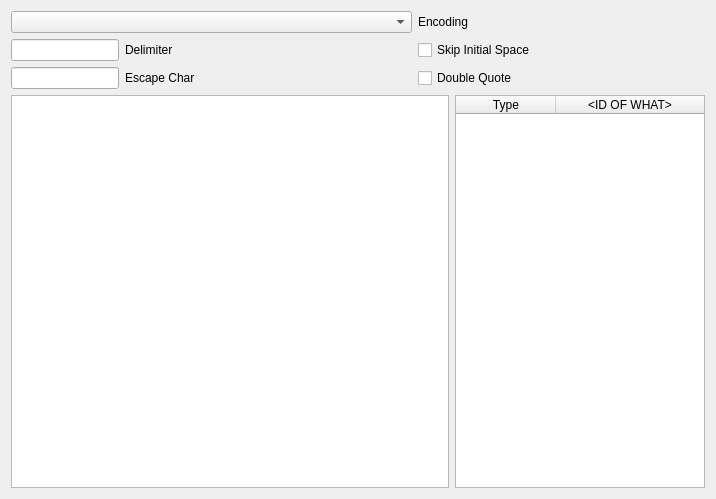
<?xml version="1.0" encoding="UTF-8"?>
<ui version="4.0">
 <class>Frame</class>
 <widget class="QFrame" name="Frame">
  <property name="geometry">
   <rect>
    <x>0</x>
    <y>0</y>
    <width>716</width>
    <height>499</height>
   </rect>
  </property>
  <property name="sizePolicy">
   <sizepolicy hsizetype="Expanding" vsizetype="Expanding">
    <horstretch>0</horstretch>
    <verstretch>0</verstretch>
   </sizepolicy>
  </property>
  <property name="minimumSize">
   <size>
    <width>400</width>
    <height>400</height>
   </size>
  </property>
  <property name="windowTitle">
   <string>Frame</string>
  </property>
  <property name="frameShape">
   <enum>QFrame::NoFrame</enum>
  </property>
  <property name="frameShadow">
   <enum>QFrame::Raised</enum>
  </property>
  <layout class="QVBoxLayout" name="verticalLayout_3">
   <item>
    <layout class="QVBoxLayout" name="verticalLayout">
     <item>
      <layout class="QVBoxLayout" name="verticalLayout_2">
       <item>
        <layout class="QGridLayout" name="gridLayout">
         <item row="2" column="0">
          <widget class="QLineEdit" name="delimiterLineEdit">
           <property name="sizePolicy">
            <sizepolicy hsizetype="Maximum" vsizetype="Fixed">
             <horstretch>0</horstretch>
             <verstretch>0</verstretch>
            </sizepolicy>
           </property>
          </widget>
         </item>
         <item row="2" column="1">
          <widget class="QLabel" name="label">
           <property name="text">
            <string>Delimiter</string>
           </property>
           <property name="buddy">
            <cstring>delimiterLineEdit</cstring>
           </property>
          </widget>
         </item>
         <item row="3" column="0">
          <widget class="QLineEdit" name="escapeCharLineEdit">
           <property name="sizePolicy">
            <sizepolicy hsizetype="Maximum" vsizetype="Fixed">
             <horstretch>0</horstretch>
             <verstretch>0</verstretch>
            </sizepolicy>
           </property>
          </widget>
         </item>
         <item row="3" column="1">
          <widget class="QLabel" name="label_2">
           <property name="text">
            <string>Escape Char</string>
           </property>
           <property name="buddy">
            <cstring>escapeCharLineEdit</cstring>
           </property>
          </widget>
         </item>
         <item row="2" column="2">
          <widget class="QCheckBox" name="skipInitialSpaceCheckBox">
           <property name="text">
            <string>Skip Initial Space</string>
           </property>
          </widget>
         </item>
         <item row="3" column="2">
          <widget class="QCheckBox" name="doubleQuoteCheckBox">
           <property name="text">
            <string>Double Quote</string>
           </property>
          </widget>
         </item>
         <item row="0" column="0" colspan="2">
          <widget class="QComboBox" name="encodingComboBox"/>
         </item>
         <item row="0" column="2">
          <widget class="QLabel" name="label_3">
           <property name="text">
            <string>Encoding</string>
           </property>
          </widget>
         </item>
        </layout>
       </item>
      </layout>
     </item>
    </layout>
   </item>
   <item>
    <layout class="QHBoxLayout" name="horizontalLayout">
     <item>
      <widget class="QTableWidget" name="tableCool">
       <property name="sizePolicy">
        <sizepolicy hsizetype="Expanding" vsizetype="Expanding">
         <horstretch>0</horstretch>
         <verstretch>0</verstretch>
        </sizepolicy>
       </property>
       <attribute name="horizontalHeaderVisible">
        <bool>true</bool>
       </attribute>
       <attribute name="verticalHeaderVisible">
        <bool>false</bool>
       </attribute>
      </widget>
     </item>
     <item>
      <widget class="QTableWidget" name="tableTypes">
       <property name="sizePolicy">
        <sizepolicy hsizetype="MinimumExpanding" vsizetype="Expanding">
         <horstretch>0</horstretch>
         <verstretch>0</verstretch>
        </sizepolicy>
       </property>
       <property name="maximumSize">
        <size>
         <width>250</width>
         <height>16777215</height>
        </size>
       </property>
       <property name="gridStyle">
        <enum>Qt::NoPen</enum>
       </property>
       <attribute name="horizontalHeaderStretchLastSection">
        <bool>true</bool>
       </attribute>
       <attribute name="verticalHeaderVisible">
        <bool>true</bool>
       </attribute>
       <attribute name="verticalHeaderStretchLastSection">
        <bool>true</bool>
       </attribute>
       <column>
        <property name="text">
         <string>Type</string>
        </property>
       </column>
       <column>
        <property name="text">
         <string>&lt;ID OF WHAT&gt;</string>
        </property>
        <property name="textAlignment">
         <set>AlignHCenter|AlignVCenter|AlignCenter</set>
        </property>
       </column>
      </widget>
     </item>
    </layout>
   </item>
  </layout>
 </widget>
 <resources/>
 <connections/>
</ui>
